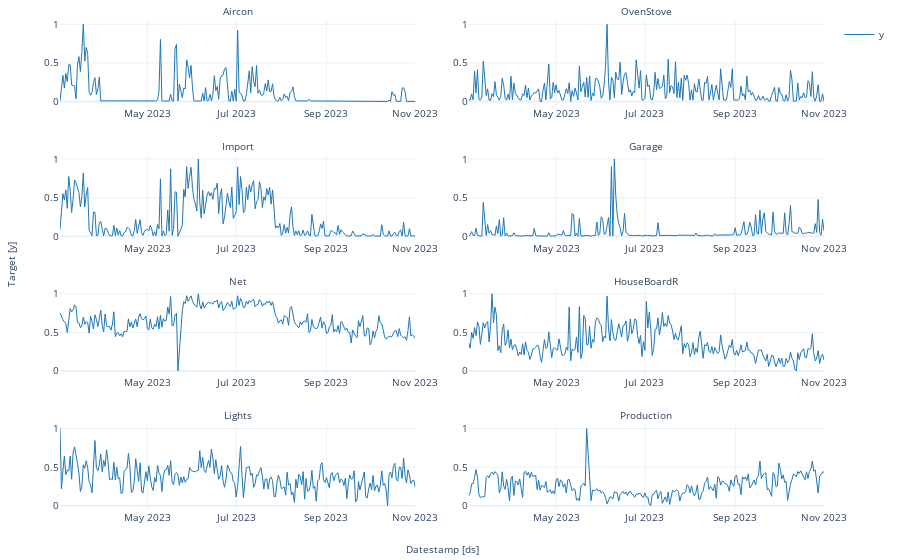

Source (notebook cell):
### Code cell
#|eval: false
from pylab import rcParams
rcParams['figure.figsize'] = (15,4)
StatsForecast.plot(df, engine='plotly')

### Figure 1 — Plotly figure (JSON) as saved in the notebook; plotly's stock layout.template omitted (floating-point values rounded to 4 significant figures; data arrays with more than 128 entries replaced by an {"elided": "..."} marker saying what was removed)
{"data": [{"legendgroup": "y", "line": {"color": "#1f77b4", "width": 1}, "mode": "lines", "name": "y", "showlegend": true, "type": "scatter", "x": {"elided": "245 str values"}, "xaxis": "x", "y": {"elided": "245 float values"}, "yaxis": "y"}, {"legendgroup": "y", "line": {"color": "#1f77b4", "width": 1}, "mode": "lines", "name": "y", "showlegend": false, "type": "scatter", "x": {"elided": "245 str values"}, "xaxis": "x2", "y": {"elided": "245 float values"}, "yaxis": "y2"}, {"legendgroup": "y", "line": {"color": "#1f77b4", "width": 1}, "mode": "lines", "name": "y", "showlegend": false, "type": "scatter", "x": {"elided": "245 str values"}, "xaxis": "x3", "y": {"elided": "245 float values"}, "yaxis": "y3"}, {"legendgroup": "y", "line": {"color": "#1f77b4", "width": 1}, "mode": "lines", "name": "y", "showlegend": false, "type": "scatter", "x": {"elided": "245 str values"}, "xaxis": "x4", "y": {"elided": "245 float values"}, "yaxis": "y4"}, {"legendgroup": "y", "line": {"color": "#1f77b4", "width": 1}, "mode": "lines", "name": "y", "showlegend": false, "type": "scatter", "x": {"elided": "245 str values"}, "xaxis": "x5", "y": {"elided": "245 float values"}, "yaxis": "y5"}, {"legendgroup": "y", "line": {"color": "#1f77b4", "width": 1}, "mode": "lines", "name": "y", "showlegend": false, "type": "scatter", "x": {"elided": "245 str values"}, "xaxis": "x6", "y": {"elided": "245 float values"}, "yaxis": "y6"}, {"legendgroup": "y", "line": {"color": "#1f77b4", "width": 1}, "mode": "lines", "name": "y", "showlegend": false, "type": "scatter", "x": {"elided": "245 str values"}, "xaxis": "x7", "y": {"elided": "245 float values"}, "yaxis": "y7"}, {"legendgroup": "y", "line": {"color": "#1f77b4", "width": 1}, "mode": "lines", "name": "y", "showlegend": false, "type": "scatter", "x": {"elided": "245 str values"}, "xaxis": "x8", "y": {"elided": "245 float values"}, "yaxis": "y8"}], "layout": {"annotations": [{"font": {"size": 10}, "showarrow": false, "text": "Aircon", "x": 0.2325, "xanchor": "center", "xref": "paper", "y": 1, "yanchor": "bottom", "yref": "paper"}, {"font": {"size": 10}, "showarrow": false, "text": "OvenStove", "x": 0.7675, "xanchor": "center", "xref": "paper", "y": 1, "yanchor": "bottom", "yref": "paper"}, {"font": {"size": 10}, "showarrow": false, "text": "Import", "x": 0.2325, "xanchor": "center", "xref": "paper", "y": 0.725, "yanchor": "bottom", "yref": "paper"}, {"font": {"size": 10}, "showarrow": false, "text": "Garage", "x": 0.7675, "xanchor": "center", "xref": "paper", "y": 0.725, "yanchor": "bottom", "yref": "paper"}, {"font": {"size": 10}, "showarrow": false, "text": "Net", "x": 0.2325, "xanchor": "center", "xref": "paper", "y": 0.45, "yanchor": "bottom", "yref": "paper"}, {"font": {"size": 10}, "showarrow": false, "text": "HouseBoardR", "x": 0.7675, "xanchor": "center", "xref": "paper", "y": 0.45, "yanchor": "bottom", "yref": "paper"}, {"font": {"size": 10}, "showarrow": false, "text": "Lights", "x": 0.2325, "xanchor": "center", "xref": "paper", "y": 0.175, "yanchor": "bottom", "yref": "paper"}, {"font": {"size": 10}, "showarrow": false, "text": "Production", "x": 0.7675, "xanchor": "center", "xref": "paper", "y": 0.175, "yanchor": "bottom", "yref": "paper"}, {"font": {"size": 10}, "showarrow": false, "text": "Datestamp [ds]", "x": 0.5, "xanchor": "center", "xref": "paper", "y": 0, "yanchor": "top", "yref": "paper", "yshift": -30}, {"font": {"size": 10}, "showarrow": false, "text": "Target [y]", "textangle": -90, "x": 0, "xanchor": "right", "xref": "paper", "xshift": -40, "y": 0.5, "yanchor": "middle", "yref": "paper"}], "autosize": true, "font": {"size": 10}, "margin": {"b": 50, "l": 60, "r": 10, "t": 20}, "xaxis": {"anchor": "y", "autorange": true, "domain": [0, 0.465], "range": ["2023-03-02", "2023-11-01"], "showticklabels": true, "type": "date", "visible": true}, "xaxis2": {"anchor": "y2", "autorange": true, "domain": [0.535, 1.0], "range": ["2023-03-02", "2023-11-01"], "showticklabels": true, "type": "date", "visible": true}, "xaxis3": {"anchor": "y3", "autorange": true, "domain": [0, 0.465], "range": ["2023-03-02", "2023-11-01"], "showticklabels": true, "type": "date", "visible": true}, "xaxis4": {"anchor": "y4", "autorange": true, "domain": [0.535, 1.0], "range": ["2023-03-02", "2023-11-01"], "showticklabels": true, "type": "date", "visible": true}, "xaxis5": {"anchor": "y5", "autorange": true, "domain": [0, 0.465], "range": ["2023-03-02", "2023-11-01"], "showticklabels": true, "type": "date", "visible": true}, "xaxis6": {"anchor": "y6", "autorange": true, "domain": [0.535, 1.0], "range": ["2023-03-02", "2023-11-01"], "showticklabels": true, "type": "date", "visible": true}, "xaxis7": {"anchor": "y7", "autorange": true, "domain": [0, 0.465], "range": ["2023-03-02", "2023-11-01"], "showticklabels": true, "type": "date", "visible": true}, "xaxis8": {"anchor": "y8", "autorange": true, "domain": [0.535, 1.0], "range": ["2023-03-02", "2023-11-01"], "showticklabels": true, "type": "date", "visible": true}, "yaxis": {"anchor": "x", "autorange": true, "domain": [0.825, 1], "range": [-0.05556, 1.056], "type": "linear"}, "yaxis2": {"anchor": "x2", "autorange": true, "domain": [0.825, 1], "range": [-0.05556, 1.056], "type": "linear"}, "yaxis3": {"anchor": "x3", "autorange": true, "domain": [0.55, 0.725], "range": [-0.05556, 1.056], "type": "linear"}, "yaxis4": {"anchor": "x4", "autorange": true, "domain": [0.55, 0.725], "range": [-0.05556, 1.056], "type": "linear"}, "yaxis5": {"anchor": "x5", "autorange": true, "domain": [0.275, 0.45], "range": [-0.05556, 1.056], "type": "linear"}, "yaxis6": {"anchor": "x6", "autorange": true, "domain": [0.275, 0.45], "range": [-0.05556, 1.056], "type": "linear"}, "yaxis7": {"anchor": "x7", "autorange": true, "domain": [0, 0.175], "range": [-0.05556, 1.056], "type": "linear"}, "yaxis8": {"anchor": "x8", "autorange": true, "domain": [0, 0.175], "range": [-0.05556, 1.056], "type": "linear"}}}
